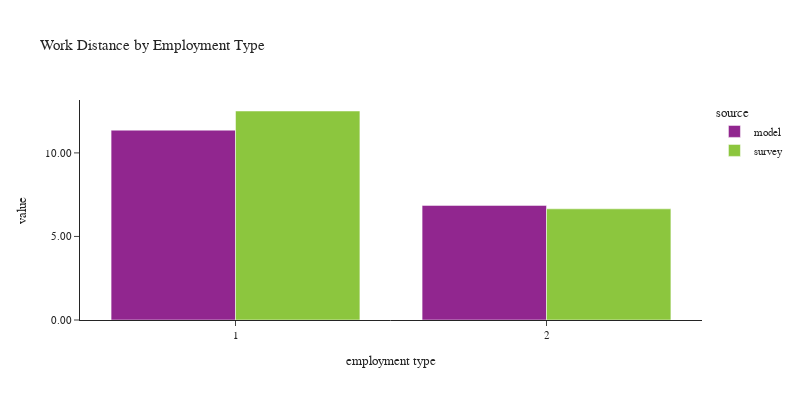

Notebook cell for this chart:
### Code cell
plot_work_location(df_workers, 'pwtyp', 'Employment Type', 'employment type')

### Figure 1 — Plotly figure (JSON) as saved in the notebook; plotly's stock layout.template omitted (floating-point values rounded to 4 significant figures)
{"data": [{"alignmentgroup": "True", "customdata": [[2382779], [562659]], "hovertemplate": "source=model<br>pwtyp=%{x}<br>value=%{y}<br>sample count=%{customdata[0]}<extra></extra>", "legendgroup": "model", "marker": {"color": "#91268F", "pattern": {"shape": ""}}, "name": "model", "offsetgroup": "model", "orientation": "v", "showlegend": true, "textposition": "auto", "type": "bar", "x": [1, 2], "xaxis": "x", "y": [11.36, 6.859], "yaxis": "y"}, {"alignmentgroup": "True", "customdata": [[2335], [488]], "hovertemplate": "source=survey<br>pwtyp=%{x}<br>value=%{y}<br>sample count=%{customdata[0]}<extra></extra>", "legendgroup": "survey", "marker": {"color": "#8CC63E", "pattern": {"shape": ""}}, "name": "survey", "offsetgroup": "survey", "orientation": "v", "showlegend": true, "textposition": "auto", "type": "bar", "x": [1, 2], "xaxis": "x", "y": [12.51, 6.652], "yaxis": "y"}], "layout": {"barmode": "group", "font": {"size": 11}, "height": 400, "legend": {"title": {"text": "source"}, "tracegroupgap": 0}, "title": {"text": "Work Distance by Employment Type"}, "width": 800, "xaxis": {"anchor": "y", "domain": [0.0, 1.0], "title": {"text": "employment type"}}, "yaxis": {"anchor": "x", "domain": [0.0, 1.0], "tickformat": ".2f", "title": {"text": "value"}}}}
